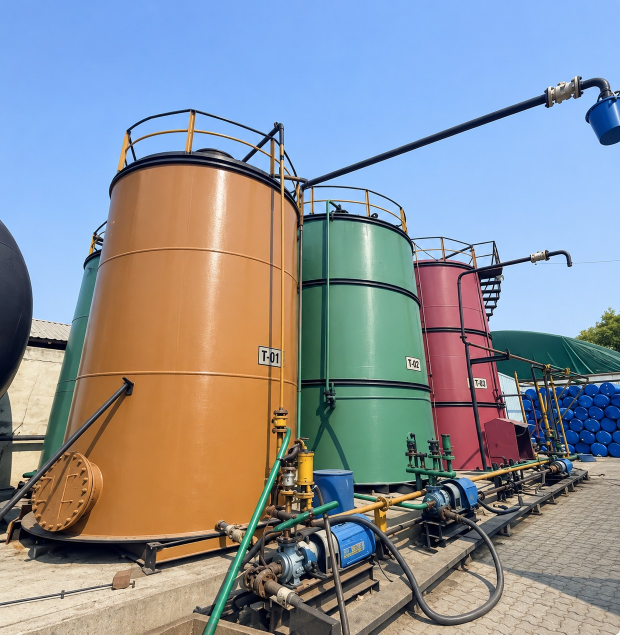
#> input picture .ui-loop/img-originals/tank-labsa.jpg, 1240 x 1269 px, found by its file name (shown at 1/2 size)
$ python grade_photos.py
#> lines starting #> are read from the running program, lines starting #| are printed output that depends on the picture
"""Brand colour grade for site photography.

Run from the project root:  python .ui-loop/grade_photos.py
Originals are kept in .ui-loop/img-originals and every run grades from them,
so the script is safe to re-run after tweaking the parameters.
"""
import os, re, shutil, glob
import numpy as np
from PIL import Image, ImageOps

IMG = 'assets/img'
ORIG = '.ui-loop/img-originals'

# per-photo overrides: target mean luma, white-balance strength, shadow tint strength
SETS = {
    'tank-labsa':        dict(target=.52, wb=.35, src='tank-labsa.jpg'),
    'tank-red':          dict(target=.52, wb=.35, src='tank-red.jpg'),
    'plant-team':        dict(wb=.45),
    'plant-wide':        dict(),
    'lab':               dict(target=.55),
    'lab-titration':     dict(target=.52, wb=.35, src='lab-titration.jpg'),
    'lab-sample':        dict(target=.55, wb=.4, src='lab-sample-frame.jpg'),
    'process-tanks':     dict(target=.47, wb=.3, src='process-tanks.jpg'),
    'labsa-sample-tube': dict(target=.70, tint=.35, sat=.9, src='labsa-sample-tube.jpg'),
    'storage-tanks':     dict(target=.52, wb=.4, src='storage-tanks.jpg'),
    'dispatch-truck':    dict(target=.52, wb=.4, src='dispatch-truck-frame.jpg'),
}

LUMA = np.array([.2126, .7152, .0722], np.float32)
SHADOW_TINT = np.array([-.035, -.004, .05], np.float32)  # toward --deep navy
HIGH_TINT = np.array([.006, .004, -.004], np.float32)    # keep highlights clean, a touch warm


def grade(im, target=.5, wb=.5, tint=1.0, sat=.84, contrast=.16):
    a = np.asarray(im.convert('RGB')).astype(np.float32) / 255
    means = a.reshape(-1, 3).mean(0)
    corr = np.clip(means.mean() / means, .88, 1.12)
    a = np.clip(a * (1 + wb * (corr - 1)), 0, 1)

    m = float((a @ LUMA).mean())
    g = np.log(target) / np.log(max(m, 1e-3))
    g = float(np.clip(1 + .65 * (g - 1), .72, 1.35))
    a = a ** g

    s = a * a * (3 - 2 * a)
    a = a + contrast * (s - a)

    l = (a @ LUMA)[..., None]
    a = l + sat * (a - l)

    l = (a @ LUMA)[..., None]
    a = a + tint * ((1 - l) ** 2 * SHADOW_TINT + l ** 3 * HIGH_TINT)
    return Image.fromarray((np.clip(a, 0, 1) * 255 + .5).astype(np.uint8))


def main():
    os.makedirs(ORIG, exist_ok=True)
    for name, opt in SETS.items():
        variants = sorted(glob.glob(f'{IMG}/{name}-[0-9]*.webp'))
        variants = [v for v in variants if re.fullmatch(rf'{re.escape(name)}-\d+\.webp', os.path.basename(v))]
        for v in variants + ([f"{IMG}/{opt['src']}"] if 'src' in opt else []):
            dst = os.path.join(ORIG, os.path.basename(v))
            if not os.path.exists(dst):
                shutil.copy2(v, dst)
        sizes = {v: Image.open(os.path.join(ORIG, os.path.basename(v))).size for v in variants}
        master_path = os.path.join(ORIG, opt['src']) if 'src' in opt else os.path.join(ORIG, os.path.basename(max(sizes, key=lambda k: sizes[k][0])))
        master = ImageOps.exif_transpose(Image.open(master_path)).convert('RGB')
#> master is the input picture: PIL image 1240x1269 RGB; mean R, G, B 138.6, 144.4, 152.8
        kw = {k: opt[k] for k in ('target', 'wb', 'tint', 'sat') if k in opt}
        graded = grade(master, **kw)
#> in grade, `means = a.reshape(-1, 3).mean(0)`: means = [0.543, 0.566, 0.6]
#> in grade, `corr = np.clip(means.mean() / means, .88, 1.12)`: corr = [1.05, 1.01, 0.949]
#> in grade, `m = float((a @ LUMA).mean())`: m = 0.566
#> in grade, `g = np.log(target) / np.log(max(m, 1e-3))`: g = 1.15
#> in grade, `g = float(np.clip(1 + .65 * (g - 1), .72, 1.35))`: g = 1.1
#> in grade, `s = a * a * (3 - 2 * a)`:
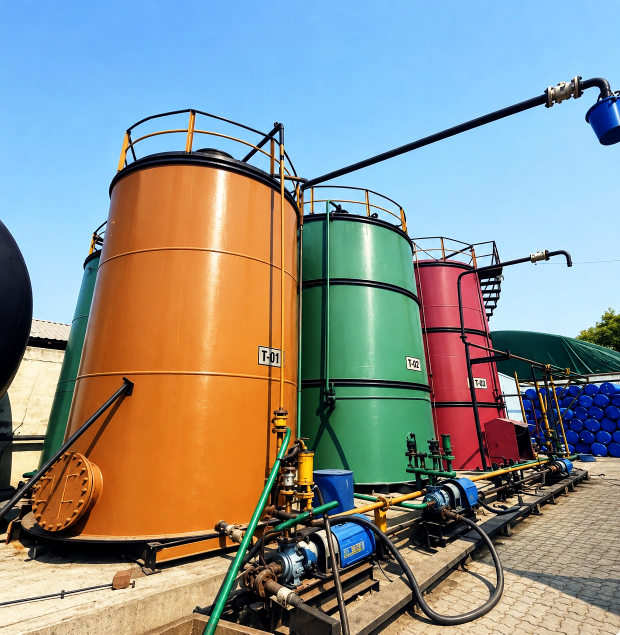
#> s: shape (1269, 1240, 3) float32 (shown at 1/2 size); mean R, G, B 0.547, 0.567, 0.554
#> in grade, `l = (a @ LUMA)[..., None]`:
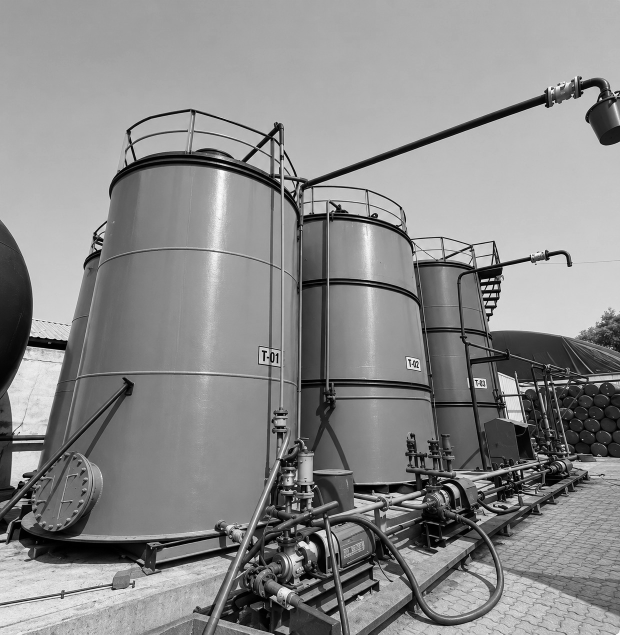
#> l: shape (1269, 1240, 1) float32 (shown at 1/2 size); min 0, max 0.999, mean 0.545
        for v, (w, h) in sizes.items():
            out = graded if graded.size == (w, h) else graded.resize((w, h), Image.LANCZOS)
            out.save(v, 'WEBP', quality=82, method=6)
            print(f'{v:40s} {w}x{h} {os.path.getsize(v):>7d} B')
#> pass 2 of the loop in main, `for name, opt in SETS.items():`:
#> the loop in main, `for v in variants + ([f"{IMG}/{opt['src']}"] if 'src' in opt else []):` made 1 pass
#> v on pass 1: 'assets/img/tank-red.jpg'
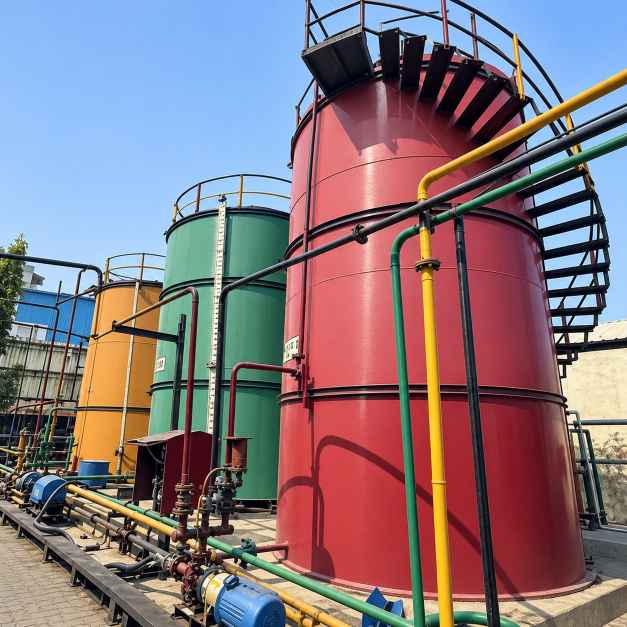
#> input picture .ui-loop/img-originals/tank-red.jpg, 1254 x 1254 px, found by its file name (shown at 1/2 size)
#> in main, master is the input picture: PIL image 1254x1254 RGB; mean R, G, B 133.7, 118, 126
#> means = [0.524, 0.462, 0.495]
#> corr = [0.942, 1.07, 0.998]
#> m = 0.484
#> in grade (call 2), `g = np.log(target) / np.log(max(m, 1e-3))`: g = 0.9
#> in grade (call 2), `g = float(np.clip(1 + .65 * (g - 1), .72, 1.35))`: g = 0.935
#> s: shape (1254, 1254, 3) float32
#> in grade (call 2), `l = (a @ LUMA)[..., None]`:
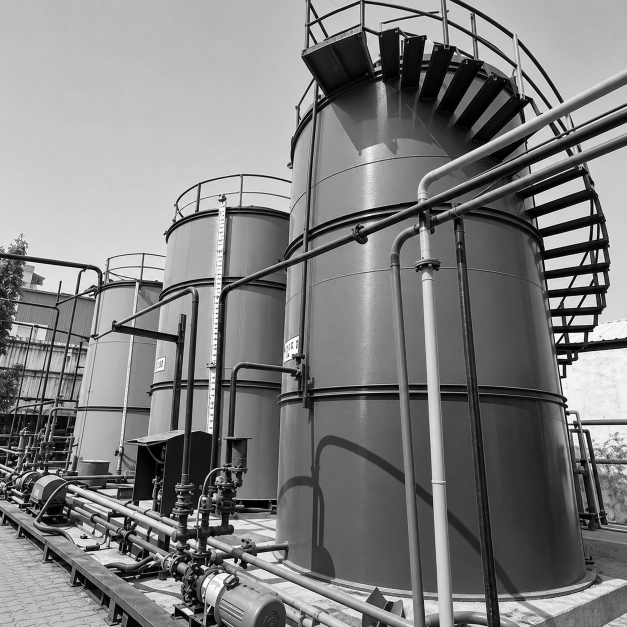
#> l: shape (1254, 1254, 1) float32 (shown at 1/2 size); min 0, max 0.997, mean 0.501
#> in grade (call 2), `a = a + tint * ((1 - l) ** 2 * SHADOW_TINT + l ** 3 * HIGH_TINT)`:
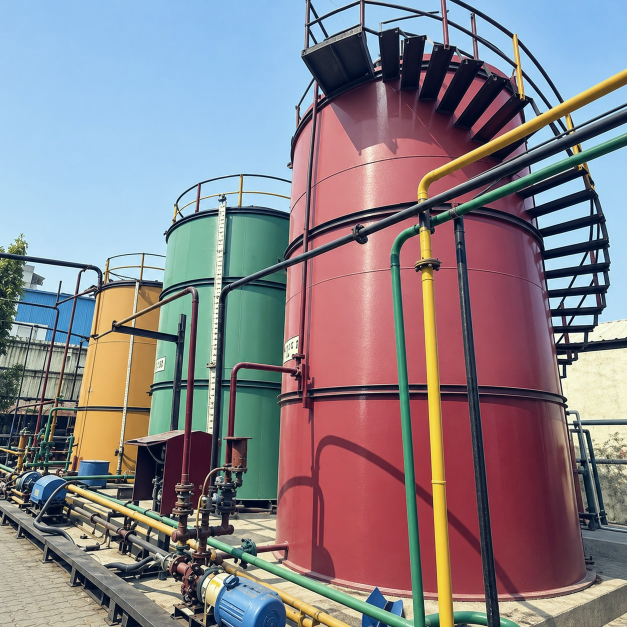
#> a: shape (1254, 1254, 3) float32 (shown at 1/2 size); mean R, G, B 0.519, 0.493, 0.52; drawn with min black and max white


if __name__ == '__main__':
#> (the run stopped early here; a loop or call above may not have finished)
